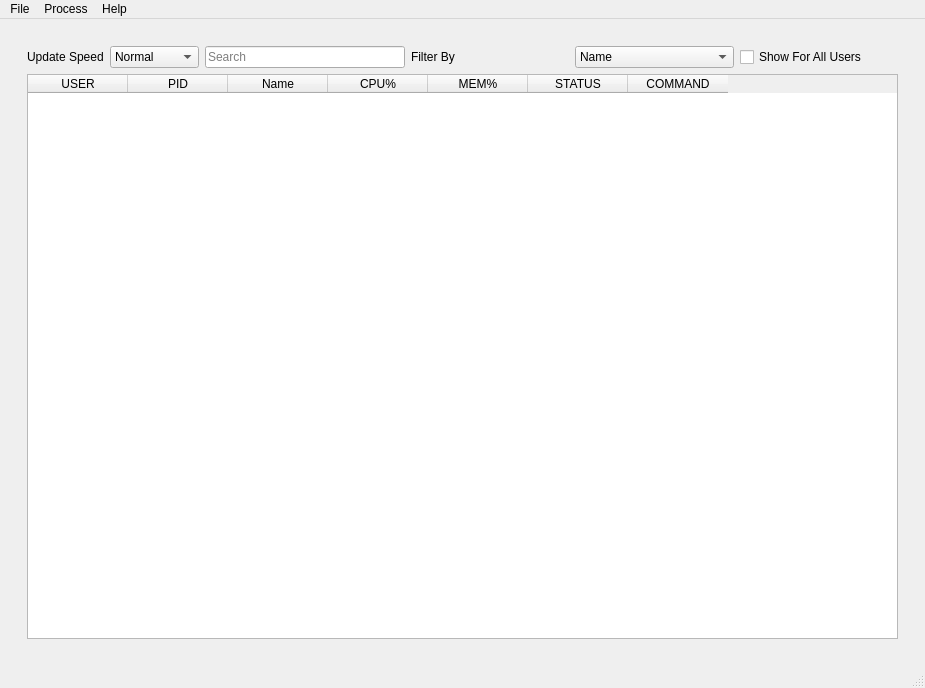
<?xml version="1.0" encoding="UTF-8"?>
<ui version="4.0">
 <class>MainWindow</class>
 <widget class="QMainWindow" name="MainWindow">
  <property name="geometry">
   <rect>
    <x>0</x>
    <y>0</y>
    <width>925</width>
    <height>688</height>
   </rect>
  </property>
  <property name="minimumSize">
   <size>
    <width>500</width>
    <height>0</height>
   </size>
  </property>
  <property name="windowTitle">
   <string>MainWindow</string>
  </property>
  <widget class="QWidget" name="centralwidget">
   <property name="maximumSize">
    <size>
     <width>16777215</width>
     <height>16777215</height>
    </size>
   </property>
   <property name="layoutDirection">
    <enum>Qt::LeftToRight</enum>
   </property>
   <property name="autoFillBackground">
    <bool>false</bool>
   </property>
   <layout class="QHBoxLayout" name="horizontalLayout_3">
    <item>
     <widget class="QFrame" name="frame_2">
      <property name="minimumSize">
       <size>
        <width>400</width>
        <height>0</height>
       </size>
      </property>
      <layout class="QGridLayout" name="gridLayout">
       <item row="0" column="0">
        <widget class="QStackedWidget" name="stackedWidget">
         <property name="currentIndex">
          <number>1</number>
         </property>
         <widget class="QWidget" name="page"/>
         <widget class="QWidget" name="page_2">
          <layout class="QGridLayout" name="gridLayout_2">
           <item row="0" column="0">
            <layout class="QVBoxLayout" name="verticalLayout">
             <property name="sizeConstraint">
              <enum>QLayout::SetMaximumSize</enum>
             </property>
             <item>
              <layout class="QHBoxLayout" name="horizontalLayout_2">
               <property name="sizeConstraint">
                <enum>QLayout::SetMinimumSize</enum>
               </property>
               <item>
                <layout class="QHBoxLayout" name="horizontalLayout">
                 <property name="sizeConstraint">
                  <enum>QLayout::SetMaximumSize</enum>
                 </property>
                 <item>
                  <widget class="QLabel" name="label_2">
                   <property name="text">
                    <string>Update Speed</string>
                   </property>
                  </widget>
                 </item>
                 <item>
                  <widget class="QComboBox" name="updateSpeedSelector">
                   <item>
                    <property name="text">
                     <string>Normal</string>
                    </property>
                   </item>
                   <item>
                    <property name="text">
                     <string>Slow</string>
                    </property>
                   </item>
                   <item>
                    <property name="text">
                     <string>Realtime</string>
                    </property>
                   </item>
                   <item>
                    <property name="text">
                     <string>No Update</string>
                    </property>
                   </item>
                  </widget>
                 </item>
                </layout>
               </item>
               <item>
                <widget class="QLineEdit" name="processSearchBox">
                 <property name="maximumSize">
                  <size>
                   <width>200</width>
                   <height>300</height>
                  </size>
                 </property>
                 <property name="text">
                  <string/>
                 </property>
                 <property name="frame">
                  <bool>true</bool>
                 </property>
                 <property name="placeholderText">
                  <string>Search</string>
                 </property>
                 <property name="clearButtonEnabled">
                  <bool>true</bool>
                 </property>
                </widget>
               </item>
               <item>
                <widget class="QLabel" name="label">
                 <property name="text">
                  <string>Filter By</string>
                 </property>
                </widget>
               </item>
               <item>
                <widget class="QComboBox" name="filterBySelector">
                 <item>
                  <property name="text">
                   <string>Name</string>
                  </property>
                 </item>
                 <item>
                  <property name="text">
                   <string>PID</string>
                  </property>
                 </item>
                 <item>
                  <property name="text">
                   <string>Command</string>
                  </property>
                 </item>
                 <item>
                  <property name="text">
                   <string>User</string>
                  </property>
                 </item>
                 <item>
                  <property name="text">
                   <string>Status</string>
                  </property>
                 </item>
                </widget>
               </item>
               <item>
                <widget class="QCheckBox" name="showAllCheckbox">
                 <property name="layoutDirection">
                  <enum>Qt::LeftToRight</enum>
                 </property>
                 <property name="text">
                  <string>Show For All Users</string>
                 </property>
                </widget>
               </item>
              </layout>
             </item>
             <item>
              <widget class="QTableWidget" name="procTableWidget">
               <property name="maximumSize">
                <size>
                 <width>16777215</width>
                 <height>16777215</height>
                </size>
               </property>
               <property name="autoFillBackground">
                <bool>false</bool>
               </property>
               <property name="sizeAdjustPolicy">
                <enum>QAbstractScrollArea::AdjustToContents</enum>
               </property>
               <property name="autoScroll">
                <bool>true</bool>
               </property>
               <property name="editTriggers">
                <set>QAbstractItemView::NoEditTriggers</set>
               </property>
               <property name="alternatingRowColors">
                <bool>true</bool>
               </property>
               <property name="selectionMode">
                <enum>QAbstractItemView::ExtendedSelection</enum>
               </property>
               <property name="selectionBehavior">
                <enum>QAbstractItemView::SelectRows</enum>
               </property>
               <property name="showGrid">
                <bool>false</bool>
               </property>
               <property name="sortingEnabled">
                <bool>true</bool>
               </property>
               <attribute name="horizontalHeaderVisible">
                <bool>true</bool>
               </attribute>
               <attribute name="horizontalHeaderCascadingSectionResizes">
                <bool>false</bool>
               </attribute>
               <attribute name="horizontalHeaderMinimumSectionSize">
                <number>100</number>
               </attribute>
               <attribute name="horizontalHeaderDefaultSectionSize">
                <number>100</number>
               </attribute>
               <attribute name="horizontalHeaderShowSortIndicator" stdset="0">
                <bool>true</bool>
               </attribute>
               <attribute name="verticalHeaderVisible">
                <bool>false</bool>
               </attribute>
               <attribute name="verticalHeaderCascadingSectionResizes">
                <bool>false</bool>
               </attribute>
               <column>
                <property name="text">
                 <string>USER</string>
                </property>
               </column>
               <column>
                <property name="text">
                 <string>PID</string>
                </property>
               </column>
               <column>
                <property name="text">
                 <string>Name</string>
                </property>
               </column>
               <column>
                <property name="text">
                 <string>CPU%</string>
                </property>
               </column>
               <column>
                <property name="text">
                 <string>MEM%</string>
                </property>
               </column>
               <column>
                <property name="text">
                 <string>STATUS</string>
                </property>
               </column>
               <column>
                <property name="text">
                 <string>COMMAND</string>
                </property>
               </column>
              </widget>
             </item>
            </layout>
           </item>
          </layout>
         </widget>
        </widget>
       </item>
      </layout>
     </widget>
    </item>
   </layout>
  </widget>
  <widget class="QMenuBar" name="menubar">
   <property name="geometry">
    <rect>
     <x>0</x>
     <y>0</y>
     <width>925</width>
     <height>24</height>
    </rect>
   </property>
   <widget class="QMenu" name="menuFile">
    <property name="title">
     <string>File</string>
    </property>
    <addaction name="actionExit"/>
   </widget>
   <widget class="QMenu" name="menuProcess">
    <property name="title">
     <string>Process</string>
    </property>
    <widget class="QMenu" name="menuUpdate_Speed">
     <property name="title">
      <string>Update Speed</string>
     </property>
     <addaction name="actionUpdateNormal"/>
     <addaction name="actionUpdateSlow"/>
     <addaction name="actionUpdateRealtime"/>
     <addaction name="actionUpdateNoUpdate"/>
    </widget>
    <addaction name="menuSendSignal"/>
    <addaction name="separator"/>
    <addaction name="menuUpdate_Speed"/>
   </widget>
   <widget class="QMenu" name="menuHelp">
    <property name="title">
     <string>Help</string>
    </property>
    <addaction name="actionAbout"/>
   </widget>
   <addaction name="menuFile"/>
   <addaction name="menuProcess"/>
   <addaction name="menuHelp"/>
  </widget>
  <widget class="QStatusBar" name="statusbar"/>
  <action name="actionExit">
   <property name="text">
    <string>Exit</string>
   </property>
  </action>
  <action name="menuSendSignal">
   <property name="text">
    <string>Send Signal</string>
   </property>
  </action>
  <action name="actionUpdateNormal">
   <property name="checkable">
    <bool>false</bool>
   </property>
   <property name="enabled">
    <bool>true</bool>
   </property>
   <property name="text">
    <string>Normal</string>
   </property>
  </action>
  <action name="actionUpdateSlow">
   <property name="checkable">
    <bool>false</bool>
   </property>
   <property name="text">
    <string>Slow</string>
   </property>
  </action>
  <action name="actionUpdateRealtime">
   <property name="checkable">
    <bool>false</bool>
   </property>
   <property name="text">
    <string>Realtime</string>
   </property>
  </action>
  <action name="actionAbout">
   <property name="text">
    <string>About</string>
   </property>
  </action>
  <action name="actionUpdateNoUpdate">
   <property name="text">
    <string>No Update</string>
   </property>
  </action>
 </widget>
 <resources/>
 <connections/>
</ui>
